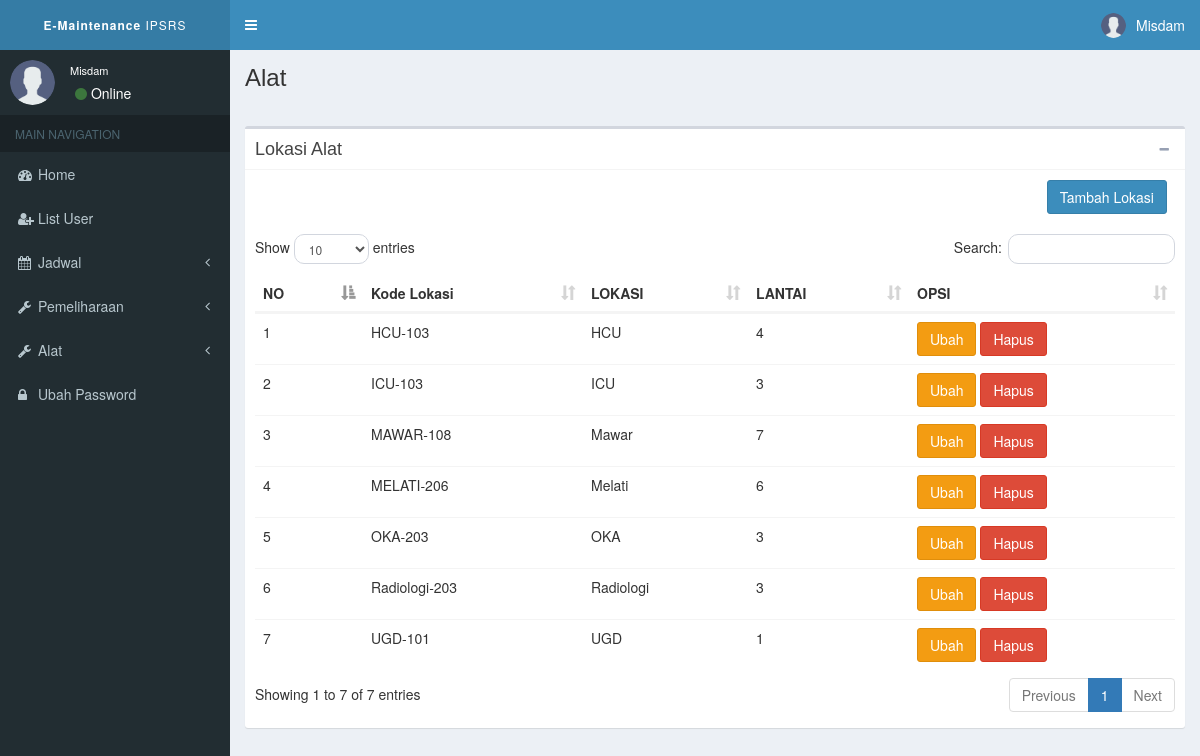
Page /admin/page/alat/lokasi.php (signed in) on the committed database.
### tables this page shows
CREATE TABLE `lokasi_alat` (
  `kd_lokalat` varchar(20) NOT NULL,
  `nm_lokasi` varchar(20) DEFAULT NULL,
  `lantai` varchar(10) DEFAULT NULL
);

### admin/page/alat/lokasi.php (the view, shortened to what this page needs)
<?php require_once '../template/header.php'; ?>
<?php require_once '../../function/koneksi.php'; ?>
<div class="wrapper">
  <body class="hold-transition skin-blue sidebar-mini">
    <?php require_once '../template/headermain.php' ?>
    <?php require_once '../template/asidebar.php' ?>
    <div class="content-wrapper">
      <section class="content-header">
        <h1>
          Alat
        </h1>
        <br>
      </section>
       <section class="content">
      <div class="box">
        <div class="box-header with-border">
          <h3 class="box-title">Lokasi Alat</h3>
          <div class="box-tools pull-right">
            <button type="button" class="btn btn-box-tool" data-widget="collapse" data-toggle="tooltip"
                    title="Collapse">
              <i class="fa fa-minus"></i></button>
          </div>
        </div>
        <div class="box-body">
           <?php if ($_SESSION['level'] =='Administrasi' ): ?>
        <div class="row">
          <div class="col-sm-2 pull-right">
            <a href="tambahlokasi.php" class="btn btn-primary">Tambah Lokasi</a>
          </div>
        </div>
        <?php endif ?>
        <br>
         <div class="box-body table-responsive no-padding">
        <table class="table table-hover" id="contoh" width="100%">
          <thead>
          <tr>
            <th>NO</th>
            <th>Kode Lokasi</th>
            <th>LOKASI</th>
            <th>LANTAI</th>
            <th>OPSI</th>
          </tr>
          </thead>
          <tbody>
            <?php
            $sql = "SELECT * FROM lokasi_alat";
            $query = mysqli_query($koneksi,$sql);
            $no =1;
            ?>
             <?php while ($data = mysqli_fetch_assoc($query)): ?>
               <tr>
                 <td><?php echo $no++?></td>
                  <td><?php echo $data['kd_lokalat']; ?></td>
                  <td><?php echo $data['nm_lokasi']; ?></td>
                  <td><?php echo $data['lantai']; ?></td>
                  <td> <?php if ($_SESSION['level'] =='Administrasi' ): ?>
                    <a method="POST" href="editlokasi.php?kd_lokalat=<?php echo $data['kd_lokalat']; ?>" class="btn btn-warning">Ubah</a>
                  <a method="POST" href="hapuslokasi.php?kd_lokalat=<?php echo $data['kd_lokalat']; ?>" class="btn btn-danger">Hapus</a>
                  <?php endif ?>
                  </td>
              </tr>
             <?php endwhile; ?>
          </tbody>
        </table>
      </div>
        </div>
      </div>
      </div>
</div>
<?php require_once '../template/footer.php'; ?>

### rows in the picture
lokasi_alat: kd_lokalat "HCU-103", nm_lokasi "HCU", lantai "4"
lokasi_alat: kd_lokalat "ICU-103", nm_lokasi "ICU", lantai "3"
lokasi_alat: kd_lokalat "MAWAR-108", nm_lokasi "Mawar", lantai "7"
lokasi_alat: kd_lokalat "MELATI-206", nm_lokasi "Melati", lantai "6"
lokasi_alat: kd_lokalat "OKA-203", nm_lokasi "OKA", lantai "3"
lokasi_alat: kd_lokalat "Radiologi-203", nm_lokasi "Radiologi", lantai "3"
lokasi_alat: kd_lokalat "UGD-101", nm_lokasi "UGD", lantai "1"

### other values in the picture
$_SESSION['nama'] "Misdam"
